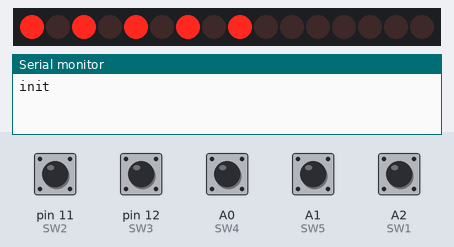
Recording of a sketch running on a simulated Arduino Nano, built with avr-gcc and run on an emulated ATmega328P. Parts: 16 shift-register outputs drawn as a row of LEDs (first output left, lit = HIGH), the last lines printed to the serial monitor. Wiring (inferred from the names in the program): 2 × shift register (74HC595): data pin 2; shift clock pin 5; latch pin 4; OE pin 3. Wiring (inferred from the signals the program sends): row of LEDs: on Q0, Q1, Q2, Q3, Q4, Q5, Q6, Q7, Q8, Q9, Q10, Q11, Q12, Q13, Q14, Q15. The test bench sets the inputs (shaded band); at power-on: A0 (SW4), A1 (SW5), A2 (SW1), pin 11 (SW2), pin 12 (SW3) HIGH.

Above: at 3.6 s.
3.7 s: pin 11 (SW2) pulled LOW for 0.15 s
At 5.1 s:
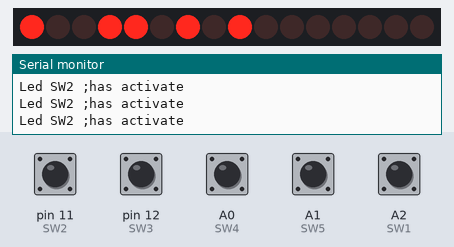
6.8 s: pin 12 (SW3) pulled LOW for 0.15 s
At 7.6 s:
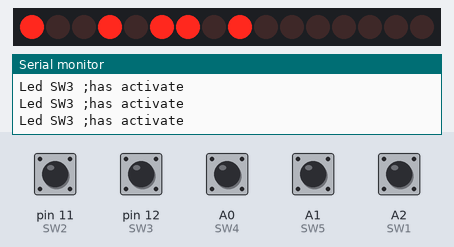
9.9 s: A1 (SW5) pulled LOW for 0.15 s
At 11.2 s:
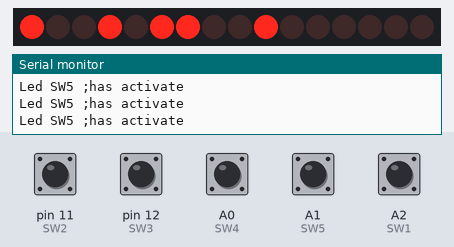
13.0 s: A2 (SW1) pulled LOW for 0.15 s
At 13.5 s:
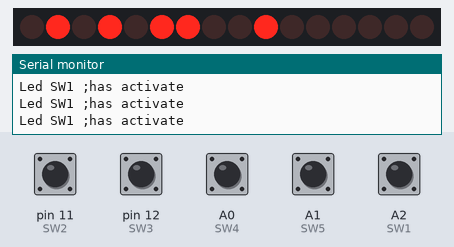
16.1 s: A0 (SW4) pulled LOW for 0.15 s
At 17.1 s:
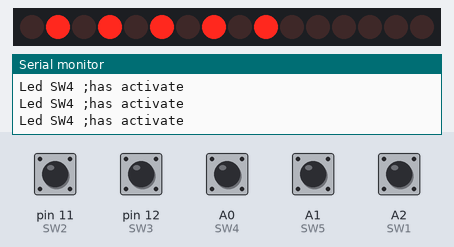
19.2 s: pin 12 (SW3) pulled LOW for 0.15 s
At 22.37 s:
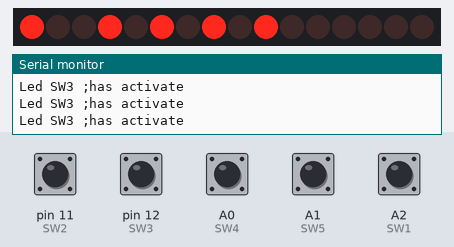
Timing chart, 0 to 23.3 s (numbered marks = the images above; inputs shaded):
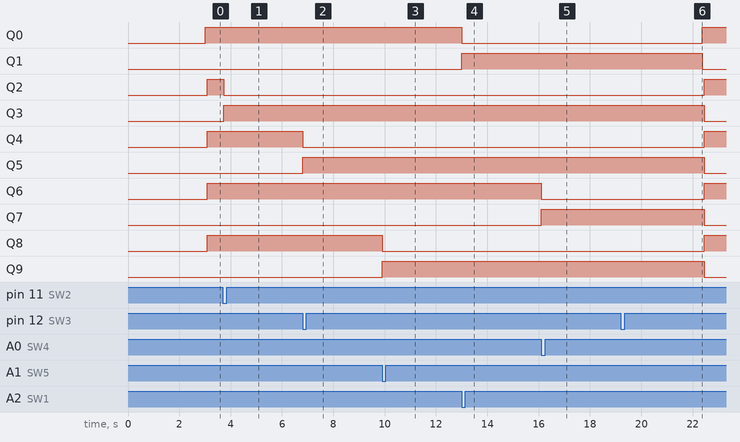

The sketch:

chliran_version6.ino
```cpp
#include "FONCTION_and_CONST.h"

void setup() {
  Serial.begin(Bauderate);
   while (!Serial);  // Wait for Serial Monitor to be ready

  // Initialize output pins for shift register
  pinMode(Data_Serial, OUTPUT);
  pinMode(ClockPin, OUTPUT);
  pinMode(LatchPin, OUTPUT);
  pinMode(Output_Enable, OUTPUT);

  // Initialize input pins for switches with internal pull-up resistors
  pinMode(SW1, INPUT_PULLUP);
  pinMode(SW2, INPUT_PULLUP);
  pinMode(SW3, INPUT_PULLUP);
  pinMode(SW4, INPUT_PULLUP);
  pinMode(SW5, INPUT_PULLUP);

  // Initialize shift register and switch states
  init_shift_register();

  wdt_enable(WDTO_2S);
  Serial.println("init");
}

void loop() {

  wdt_reset();
  // Check if current switch is pressed and is active in the sequence
  if(digitalRead(SWITCH_PINS[index_switch]) == LOW){
    // Shift LED to next position
    if(index_switch < NUMBER_OF_SWITCH){
      out_data = LED_ON_UV(out_data,index_switch);
      Serial.println("Led SW" + String(index_switch + 1) + " ;has activate");
    }
    timer_on = millis();
    // Debug information
    //Serial.println("out data: " + String(out_data));
    //Serial.println("index_switch: " + String(index_switch));
  }

  if(millis() - timer_on > TIME_LED_ON && digitalRead(SWITCH_PINS[index_switch])){
    out_data = LED_ON_SW(out_data,index_switch);
  }

  index_switch=(index_switch + 1) % NUMBER_OF_SWITCH;

  if(out_data == 65536 -1){
    RESET_ALL(out_data);
  }

}
```

CONST.cpp
```cpp
#include "FONCTION_and_CONST.h"

const int32_t Bauderate = 115200;
const int NUMBER_OF_SWITCH = 5;
// Array of switch pins for easy iteration
const int SWITCH_PINS[NUMBER_OF_SWITCH] = {SW1,SW2,SW3,SW4,SW5};//add SW5


// Timing constants (in milliseconds)
const unsigned long  TIME_LED_ON = 3000;       // Duration LED stays on
const int16_t DELAY_AFTER_ON = 20;  // Delay after shifting LED position
unsigned long timer_on = 0;
const int16_t index_data_led_uv[NUMBER_OF_SWITCH] = {1,3,5,7,9};
const int16_t index_data_led_sw[NUMBER_OF_SWITCH] = {0,2,4,6,8};
// Global variables
int16_t out_data = 0;                   // Current state of shift register outputs
int index_switch = 0;                   // Current switch index in sequence
```

FONCTION.cpp
```cpp
#include "FONCTION_and_CONST.h"

/**
 * Initialize shift register by setting Output Enable and Latch pins
 * OE is set LOW to enable outputs
 */
void init_shift_register(){
  digitalWrite(Output_Enable, LOW);  // Enable outputs
  delay(10);
  digitalWrite(LatchPin, LOW);       // Prepare for data input
}


/**
 * Reset all LEDs to OFF state
 * @param data Current LED state (will be set to 0)
 */
void RESET_ALL(int data){
   data = 0;
   // Send 16 bits of zeros (two 8-bit shifts)
   shiftOut(Data_Serial, ClockPin, MSBFIRST, data >> 8);
   shiftOut(Data_Serial, ClockPin, MSBFIRST, data);
   digitalWrite(LatchPin, HIGH);  // Latch data
   delay(DELAY_AFTER_ON);
   digitalWrite(LatchPin, LOW);   // Prepare for next data
}


/**
 * Shift LED pattern one position left
 * @param data Current LED pattern
 * @return New LED pattern after shift
 */
int LED_ON_UV(int data,int i){
   //data = data << 1;
   data |= (1 << index_data_led_uv[i] );
   data &= ~(1 << index_data_led_sw[i]);
   // Send 16 bits in two 8-bit chunks
   shiftOut(Data_Serial, ClockPin, MSBFIRST, (data >> 8));
   shiftOut(Data_Serial, ClockPin, MSBFIRST, data);
   digitalWrite(LatchPin, HIGH);  // Latch data
   delay(DELAY_AFTER_ON);
   digitalWrite(LatchPin, LOW);   // Prepare for next data
   return data;
}
int LED_ON_SW(int data,int i){
   data |= (1 << index_data_led_sw[i] );
   data &= ~(1 << index_data_led_uv[i]);
   // Send 16 bits in two 8-bit chunks
   shiftOut(Data_Serial, ClockPin, MSBFIRST, (data >> 8));
   shiftOut(Data_Serial, ClockPin, MSBFIRST, data);
   digitalWrite(LatchPin, HIGH);  // Latch data
   delay(DELAY_AFTER_ON);
   digitalWrite(LatchPin, LOW);   // Prepare for next data
   return data;
}
```

FONCTION_and_CONST.h
```cpp
#ifndef FONCTION
#define FONCTION

#include "Arduino.h"
#include "stdint.h"
#include <math.h>
#include <avr/wdt.h>

/*
*==================Arduino Nano pinout================
 *                      _______
 *                 TXD-|       |-Vin
 *                 RXD-|       |-Gnd
 *                 RST-|       |-RST
 *                 GND-|       |-+5V
 *        LatchPin  D2-|       |-A7
 *        ClockPin  D3-|       |-A6
 *     Data Serial  D4-|       |-A5
 *   Output enable  D5-|       |-A4
 *             SW1  D6-|       |-A3
 *             SW2  D7-|       |-A2
 *             SW3  D8-|       |-A1
 *             SW4  D9-|       |-A0
 *      CHIPSELECT D10-|       |-Ref
 *            MOSI D11-|       |-3.3V to SDcard
 *            MISO D12-|       |-D13  SCK
 *                      --USB--
 *===================================================
 */

// Pin definitions for shift register
#define LatchPin 4        // ST_CP: Storage register input
#define ClockPin 5        // SH_CP: Shift register clock input
#define Data_Serial 2     // DS: Serial data input
#define Output_Enable 3   // OE: Output enable (active LOW)

// Pin definitions for switches
#define SW1 A2
#define SW2 11
#define SW3 12
#define SW4 A0
#define SW5 A1


extern const int32_t Bauderate;
// Array of switch pins for easy iteration
extern const int SWITCH_PINS[];//add SW5
extern const int NUMBER_OF_SWITCH;

// Timing constants (in milliseconds)
extern const unsigned long  TIME_LED_ON;       // Duration LED stays on
extern const int16_t DELAY_AFTER_ON;  // Delay after shifting LED position
extern unsigned long timer_on;
extern const int16_t index_data_led_uv[];
extern const int16_t index_data_led_sw[];
// Global variables
extern int16_t out_data;                   // Current state of shift register outputs
extern int index_switch;                   // Current switch index in sequence


void init_shift_register();
bool PRESS_BUTTON(uint8_t switchNumber);
void RESET_ALL(int data);
int LED_ON_UV(int data,int i);
int LED_ON_SW(int data,int i);


#endif
```

Measured:
- after the input at 3.7 s, Q2: HIGH → LOW at once; Q3: LOW → HIGH at once
